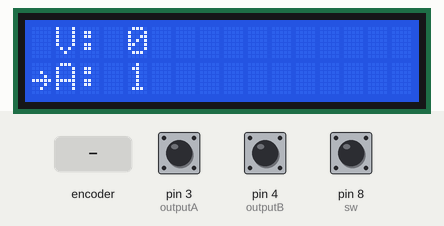
Recording of a sketch running on a simulated Arduino Uno, built with avr-gcc and run on an emulated ATmega328P. On the bench: 16×2 character LCD. Inputs (shaded band) come from the test bench; at power-on: pin 8 (sw) HIGH, pin 3 (outputA) HIGH, pin 4 (outputB) HIGH.

Above: at 1.3 s.
1.4 s: rotary encoder on pin 3 (outputA) / pin 4 (outputB) turned 3 steps (first pin leading)
At 3.1 s:
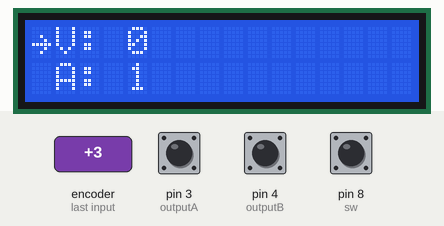
3.5 s: pin 8 (sw) pulled LOW for 0.15 s
At 4.7 s:
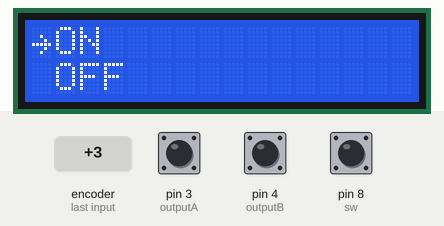
5.1 s: rotary encoder on pin 3 (outputA) / pin 4 (outputB) turned 1 step (first pin leading)
At 5.6 s:
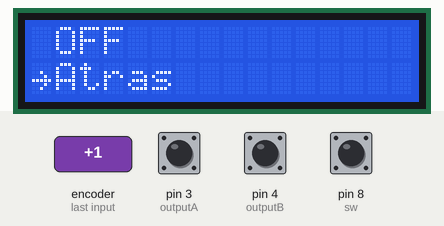
6.8 s: rotary encoder on pin 3 (outputA) / pin 4 (outputB) turned 1 step (first pin leading)
At 6.83 s:
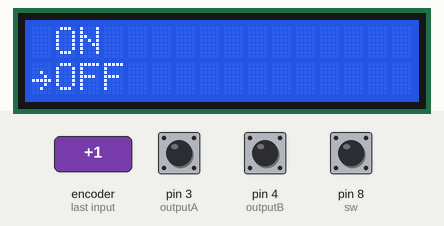
Timing chart, 0 to 9.5 s (numbered marks = the images above; inputs shaded):
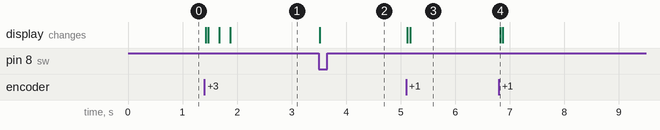

The sketch:

Menu_encoder_test1.ino
```cpp
/**********************************
 *  LaBuhardillaDelLoco.xyz
 *  http://bit.ly/2MTrGne
 *
 **********************************/

#include <LiquidCrystal_I2C.h>
#include <LiquidMenu.h>

LiquidCrystal_I2C lcd(0x3f, 16, 2);

//ENCODER
#define outputA 3
#define outputB 4
#define sw 8

int aState;
int aLastState;

float corriente = 0;
float voltaje = 0;
float potencia = 0;
float energia = 0;


int analogInput = 0; //Definimos el pin analógico A0 para la lectura del voltaje
float vout = 0.0; //Definimos la variable Vout
float vin = 0.0; //Definimos la variable Vin
float R1 = 100000.0; //  R1 (100K) Valor de la resistencia R1 del divisor de tensión
float R2 = 10000.0; //  R2 (10K) Valor de la resistencia R2 del divisor de tención
int value = 0;//Definimos la variable value
int pinA4_value = 0,pinA5_value=1;//Definimos la variable value


int led_seleccionado = 0;
const float pi = 3.14159265f;

LiquidLine linea1(1, 0, "V: ", pinA4_value);
LiquidLine linea2(1, 0, "A: ", pinA5_value);
LiquidLine linea3(1, 0, "W");
LiquidLine linea4(1, 1, "Wh");
LiquidScreen pantalla1(linea1, linea2,linea3,linea4);

LiquidLine linea1_2(1, 0, "ON");
LiquidLine linea2_2(1, 1, "OFF");
LiquidLine linea3_2(1, 0, "Atras");
LiquidScreen pantalla2(linea1_2,linea2_2,linea3_2);

LiquidMenu menu(lcd,pantalla1,pantalla2);

void setup() {


  pinMode(sw,INPUT_PULLUP);

 lcd.init();
//  lcd.begin();
  lcd.backlight();


  menu.init();

  linea1.set_focusPosition(Position::LEFT);
  linea2.set_focusPosition(Position::LEFT);
  linea3.set_focusPosition(Position::LEFT);
  linea4.set_focusPosition(Position::LEFT);

  linea1.attach_function(1, fn_led1);
  linea2.attach_function(1, fn_led2);
  linea3.attach_function(1, fn_led3);
  linea4.attach_function(1, fn_todos);


  menu.add_screen(pantalla1);

   lcd.setCursor(9,0);
  lcd.print(corriente); lcd.print(" A");

  linea1_2.set_focusPosition(Position::LEFT);
  linea2_2.set_focusPosition(Position::LEFT);
  linea3_2.set_focusPosition(Position::LEFT);

  linea1_2.attach_function(1, fn_on);
  linea2_2.attach_function(1, fn_off);
  linea3_2.attach_function(1, fn_atras);

  menu.add_screen(pantalla2);

  pantalla1.set_displayLineCount(2);
  pantalla2.set_displayLineCount(2);

  menu.set_focusedLine(0);

  menu.update();

}

void loop() {


  selectOption();

  aState = digitalRead(outputA);
    if (aState != aLastState){
      if (digitalRead(outputB) != aState) {
        menu.switch_focus(false);
      } else {
        menu.switch_focus(true);
      }
      menu.update();
      aLastState = aState;
  }

}


//Funciones:::::
void selectOption(){
  if(digitalRead(sw) == LOW){
      menu.call_function(1);
      delay(500);
  }
}

void fn_led1(){
  menu.change_screen(2);
  menu.set_focusedLine(0);
  led_seleccionado = 1;
}

void fn_led2(){
  menu.change_screen(2);
  menu.set_focusedLine(0);
  led_seleccionado = 2;
}


void fn_led3(){
  menu.change_screen(2);
  menu.set_focusedLine(0);
  led_seleccionado = 3;
}


void fn_todos(){
  menu.change_screen(2);
  menu.set_focusedLine(0);
  led_seleccionado = 0;
}

void fn_on(){
  menu.change_screen(2);
  menu.set_focusedLine(0);
  led_seleccionado = 0;
}
void fn_off(){
  menu.change_screen(2);
  menu.set_focusedLine(0);
  led_seleccionado = 0;
}


void fn_atras(){
  menu.change_screen(1);
  menu.set_focusedLine(0);
}
```

Measured:
- after the input at 1.4 s, the display: changes at once (image 1)
- after the input at 3.5 s, the display: changes at once (image 2)
- after the input at 5.1 s, the display: first changes at once (image 3 shows a later state)
- after the input at 6.8 s, the display: changes at once (image 4)
